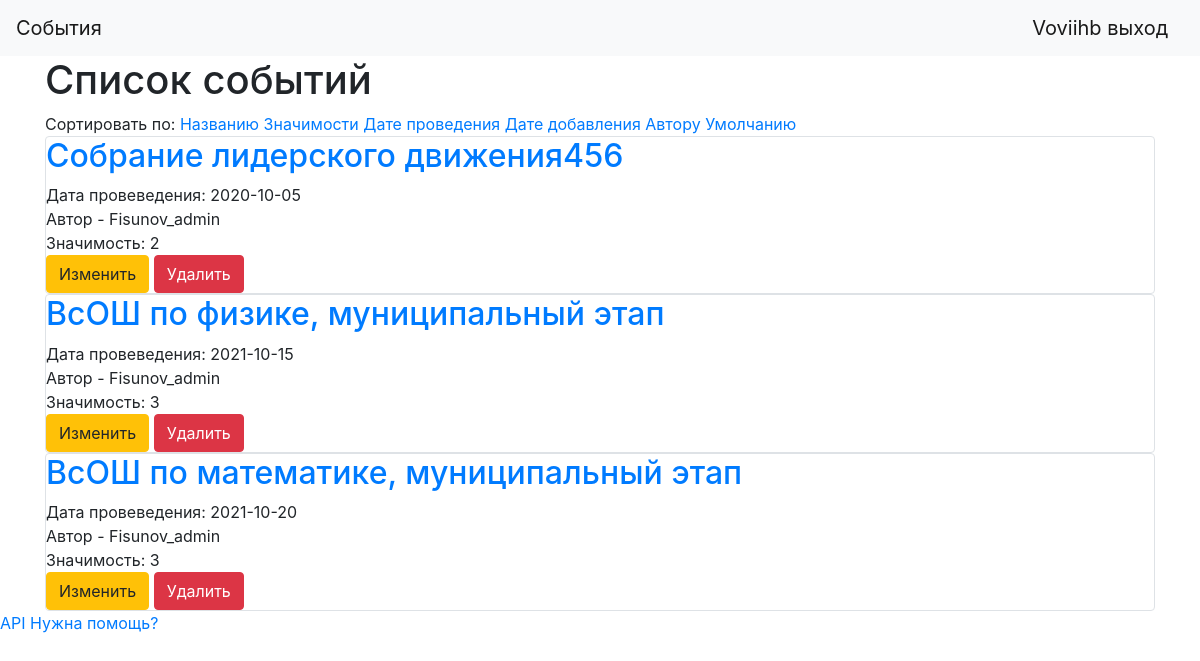
/main (signed in), run on the app's committed database.
### data/users.py (models this page shows, shortened)
class User(SqlAlchemyBase, UserMixin):
    __tablename__ = 'users'
    id = sqlalchemy.Column(sqlalchemy.Integer, primary_key=True, autoincrement=True)
    name = sqlalchemy.Column(sqlalchemy.String, nullable=True)
    about = sqlalchemy.Column(sqlalchemy.String, nullable=True)
    email = sqlalchemy.Column(sqlalchemy.String, index=True, unique=True, nullable=True)
    role = sqlalchemy.Column(sqlalchemy.Integer)
    hashed_password = sqlalchemy.Column(sqlalchemy.String, nullable=True)
    cart = sqlalchemy.Column(sqlalchemy.String, default="{}")
    balance = sqlalchemy.Column(sqlalchemy.Integer, default=0)
    created_date = sqlalchemy.Column(sqlalchemy.DateTime, default=datetime.datetime.now)

### data/events.py (models this page shows, shortened)
class Events(SqlAlchemyBase, SerializerMixin):
    __tablename__ = 'events'
    id = sqlalchemy.Column(sqlalchemy.Integer, primary_key=True, autoincrement=True)
    event_name = sqlalchemy.Column(sqlalchemy.String)
    event_date = sqlalchemy.Column(sqlalchemy.Date, default="2020-10-10")
    event_add_date = sqlalchemy.Column(sqlalchemy.DateTime, default=datetime.datetime.now)
    author_id = sqlalchemy.Column(sqlalchemy.Integer, sqlalchemy.ForeignKey("users.id"))
    author = orm.relationship('User', foreign_keys="Events.author_id", backref="events")
    value = sqlalchemy.Column(sqlalchemy.Integer, default=1)
    ids = sqlalchemy.Column(sqlalchemy.String, default="[]")
    annotation = sqlalchemy.Column(sqlalchemy.String)

### main.py (the view)
@app.route("/")
@app.route("/main")
@app.route("/main/<sort_type>")
def index(sort_type="default"):
    db_sess = db_session.create_session()
    events = db_sess.query(Events)
    if sort_type == "sorted_by_name":
        events = [i for i in sorted(events, key=lambda x: x.event_name)]
    elif sort_type == "sorted_by_value":
        events = [i for i in sorted(events, key=lambda x: x.value)]
    elif sort_type == "sorted_by_event_date":
        events = [i for i in sorted(events, reverse=True, key=lambda x: x.event_date)]
    elif sort_type == "sorted_by_add_date":
        events = [i for i in sorted(events, key=lambda x: x.event_add_date)]
    elif sort_type == "sorted_by_author":
        events = [i for i in sorted(events, key=lambda x: x.author_id)]
    return render_template("index.html", events=events, title="Главная", super_admins=super_admins_ids)

### data/db_session.py (called while the page is built)
def create_session() -> Session:
    global __factory
    return __factory()

### main.py (called while the page is built)
@login_manager.user_loader
def load_user(user_id):
    db_sess = db_session.create_session()
    return db_sess.query(User).get(user_id)

### templates/index.html (shortened to what this page needs)
{% extends "base.html" %}
{% block content %}
    <h1>Список событий</h1>
    Сортировать по: <a href="/main/sorted_by_name">Названию</a> <a href="/main/sorted_by_value">Значимости</a>
    <a href="/main/sorted_by_event_date">Дате проведения</a> <a href="/main/sorted_by_event_add_date">Дате добавления</a>
    <a href="/main/sorted_by_event_author">Автору</a> <a href="/main">Умолчанию</a>
    {% for item in events %}
        <div class="col-md6 border rounded">
            <h2><a href="/event/{{item.id}}">{{item.event_name}}</a></h2>
            <div>
                Дата провеведения: {{ item.event_date }}
            </div>
            <div>
                Автор - {{ item.author.name }}
            </div>
            <div>Значимость: {{item.value}}</div>
            {% if current_user.is_authenticated and (current_user == item.author or current_user.id in super_admins) %}
                <div>
                    <a href="/edit_event/{{ item.id }}" class="btn btn-warning">Изменить</a>
                    <a href="/event_delete/{{ item.id }}" class="btn btn-danger">Удалить</a>
                </div>
            {% endif %}
        </div>
    {% endfor %}
{% endblock %}

### templates/base.html (shortened to what this page needs)
<!doctype html>
<html lang="en">
<head>
    <link rel="stylesheet" href="https://stackpath.bootstrapcdn.com/bootstrap/4.4.1/css/bootstrap.min.css">
</head>
  <body>
    <header>
        <nav class="navbar navbar-light bg-light">
        <a class="navbar-brand" href="/main">События</a>
        {% if current_user.is_authenticated %}
            <a class="navbar-brand" href="/logout">{{ current_user.name }} выход</a>
        {% else %}
            <p>
                <a class="btn btn-primary " href="/register">Зарегистрироваться</a>
                <a class="btn btn-success" href="/login">Войти</a>
            </p>
        {% endif %}
    </nav>
    </header>
    <main role="main" class="container">
        {% block content %}{% endblock %}
    </main>
    <a href="/api">API</a>
    <a href="/support">Нужна помощь?</a>
  </body>
</html>

### data on the page
User: name "Voviihb"
Events: event_name "Собрание лидерского движения456", event_date "2020-10-05", author.name "Fisunov_admin", value "2"
Events: event_name "ВсОШ по физике, муниципальный этап", event_date "2021-10-15", author.name "Fisunov_admin", value "3"
Events: event_name "ВсОШ по математике, муниципальный этап", event_date "2021-10-20", author.name "Fisunov_admin", value "3"
